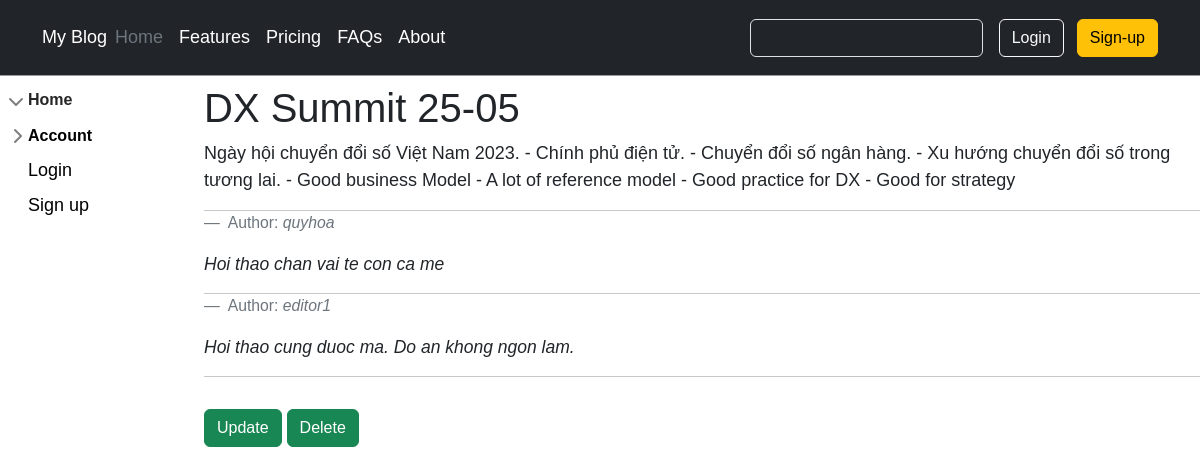
The app's page /post/1, older data.
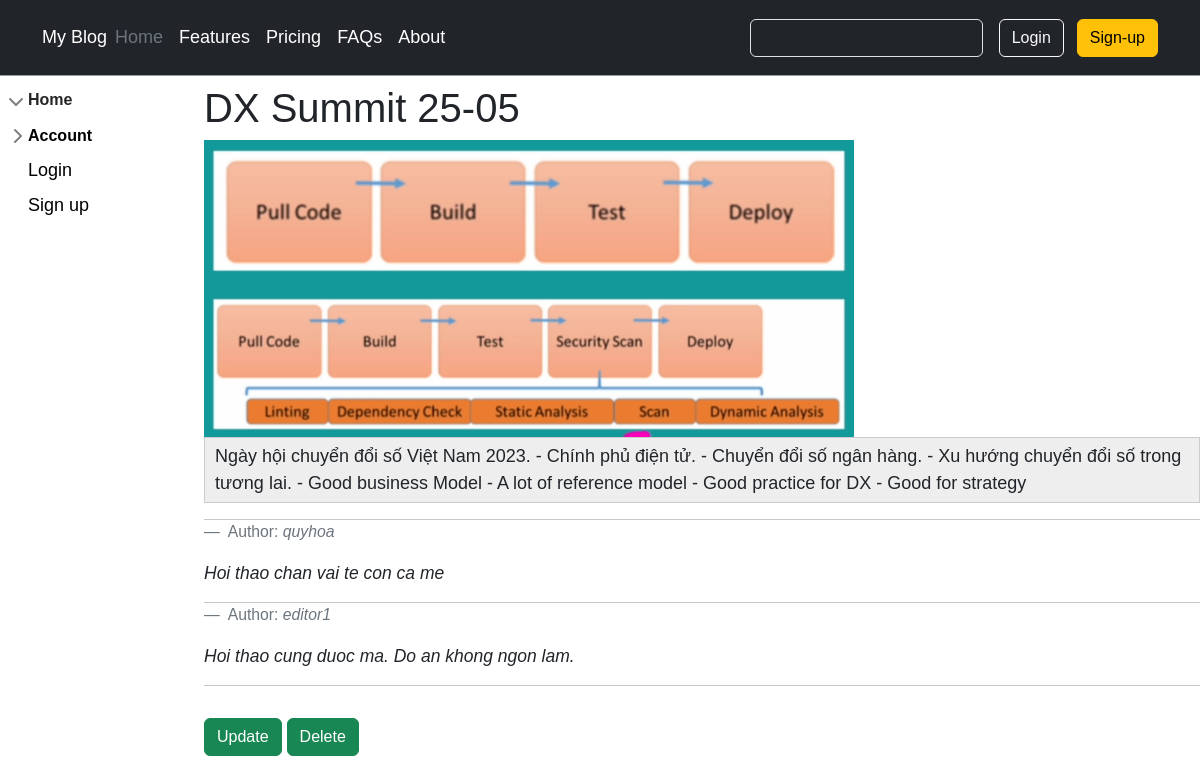
The same page, newer data.
### blog/models.py (models this page shows, shortened)
class Post(models.Model):
    title = models.CharField(max_length=255)
    author = models.ForeignKey('auth.User', on_delete=models.CASCADE,)
    category = models.ForeignKey(SubCategory, on_delete=models.CASCADE, null=True)
    parent = models.ForeignKey(Category, on_delete=models.CASCADE, null=True)
    body = RichTextUploadingField()

class Comment(models.Model):
    title = models.ForeignKey(Post, on_delete=models.CASCADE)
    author = models.ForeignKey('auth.User', on_delete=models.CASCADE)
    comment = RichTextField()

### blog/views.py (the view)
# urls.py: path('post/<int:id>',views.post_detail, name='post_detail'),
def post_detail(request, id):
    post = Post.objects.get(id=id)
    query = Comment.objects.filter(title_id=id)
    return render(request, 'post_detail.html', {'post': post, 'query': query})

### blog/templates/post_detail.html (shortened to what this page needs)
{% extends 'master.html' %}
{% block content %}
    <div class="post-entry">
      <h1>{{ post.title }}</h1>
      <p>{{ post.body | safe}}</p>
      <hr>
      {% for x in query %}
      <figure>
        <blockquote class="blockquote-footer">
          Author: <cite title="Source Title">{{ x.author }}</cite>
        </blockquote>
        <figcaption class="blockquote">
          <small><em>{{ x.comment| safe }}</em></small>
        </figcaption>
      </figure>
      <hr>
      {% endfor %}
    </div>
    <a class="btn btn-success" role="button" href="{% url 'post_update' post.id %}">Update</a>
    <a class="btn btn-success" role="button" href="{% url 'post_delete' post.id %}">Delete</a>
{% endblock %}

### blog/templates/master.html (shortened to what this page needs)
{% load static %}
{% load bootstrap5 %}
{% bootstrap_css %}
<!DOCTYPE html>
<html lang="en">
<head>
    <link rel="stylesheet" href="{% static 'css/base.css' %}">
    <link rel="stylesheet" href="{% static 'css/sidebars.css' %}">
</head>
<body>
    <header class="p-3 bg-dark">
    <div class="container">
        <div class="d-flex flex-wrap align-items-center justify-content-center justify-content-lg-start">
          <a href="/" class="d-flex align-items-center mb-2 mb-lg-0 text-white text-decoration-none">My Blog</a>
          <ul class="nav col-12 col-lg-auto me-lg-auto mb-2 justify-content-center mb-md-0">
            <li><a href="#" class="nav-link px-2 text-secondary">Home</a></li>
            <li><a href="#" class="nav-link px-2 text-white">Features</a></li>
            <li><a href="#" class="nav-link px-2 text-white">Pricing</a></li>
            <li><a href="#" class="nav-link px-2 text-white">FAQs</a></li>
            <li><a href="#" class="nav-link px-2 text-white">About</a></li>
          </ul>
          <form class="col-12 col-lg-auto mb-3 mb-lg-0 me-lg-3" role="search" action="{% url 'search' %}" method="get" >
            <input type="text" name="q" class="form-control form-control-dark text-bg-dark" placeholder="Search..." aria-label="Search">
          </form>
          <div class="text-end">
            {% if user.is_anonymous %}
            <a href="{% url 'login' %}" role="button" class="btn btn-outline-light me-2">Login</a>
            <a href="{% url 'sign_up' %}" role="button" class="btn btn-warning">Sign-up</a>
            {% else %}
            <a href="{% url 'logout' %}" role="button" class="btn btn-outline-light me-2">Logout</a>
            {% endif %}
          </div>
        </div>
      </div>
    </header>
<div class="row">
    <div class="col-md-2">
            <ul class="list-unstyled ps-0">
              <li class="mb-1">
                <button class="btn btn-toggle d-inline-flex align-items-center rounded border-0 collapsed" data-bs-toggle="collapse" data-bs-target="#home-collapse" aria-expanded="true">
                  Home
                </button>
              </li>
              <li class="mb-1">
                <button class="btn btn-toggle d-inline-flex align-items-center rounded border-0 collapsed" data-bs-toggle="collapse" data-bs-target="#account-collapse" aria-expanded="false">
                  Account
                </button>
                <div class="collapse show" id="account-collapse">
                  <ul class="btn-toggle-nav list-unstyled fw-normal pb-1">
                    {% if user.is_anonymous %}
                    <li><a href="{% url 'login' %}" class="link-body-emphasis d-inline-flex text-decoration-none rounded">Login</a></li>
                    <li><a href="{% url 'sign_up' %}" class="link-body-emphasis d-inline-flex text-decoration-none rounded">Sign up</a></li>
                    {% else %}
                    <li><a href="{% url 'password_change' %}" class="link-body-emphasis d-inline-flex text-decoration-none rounded">Password Change</a></li>
                    <li><a href="{% url 'password_reset' %}" class="link-body-emphasis d-inline-flex text-decoration-none rounded">Password Reset</a></li>
                    {% endif %}
                  </ul>
                </div>
              </li>
            </ul>
    </div>
    <div class="col-md-10">
        {% block content %}
        {% endblock %}
    </div>
</div>
</body>
</html>

### blog/static/css/base.css (style rules this page uses)
body { font-family: 'Source Sans Pro', sans-serif; font-size: 18px; }
header { border-bottom: 1px solid #999; margin-bottom: 0.5rem; display: flex; }
.post-entry { margin-bottom: 2rem; }
.post-entry p { margin: 0; font-weight: 400; }
.row:after { content: ""; display: table; clear: both; }

### blog/static/css/sidebars.css (style rules this page uses)
body { min-height: 100vh; min-height: -webkit-fill-available; }
html { height: -webkit-fill-available; }
.btn-toggle { padding: .25rem .5rem; font-weight: 600; color: var(--bs-emphasis-color); background-color: transparent; }
.btn-toggle::before { width: 1.25em; line-height: 0; transition: transform .35s ease; transform-origin: .5em 50%; }
.btn-toggle[aria-expanded="true"] { color: rgba(var(--bs-emphasis-color-rgb), .85); }
.btn-toggle[aria-expanded="true"]::before { transform: rotate(90deg); }
.btn-toggle-nav a { padding: .1875rem .5rem; margin-top: .125rem; margin-left: 1.25rem; }

Row changes from the older to the newer data that the page shows:
changed Post "DX Summit 25-05": body: picture added
